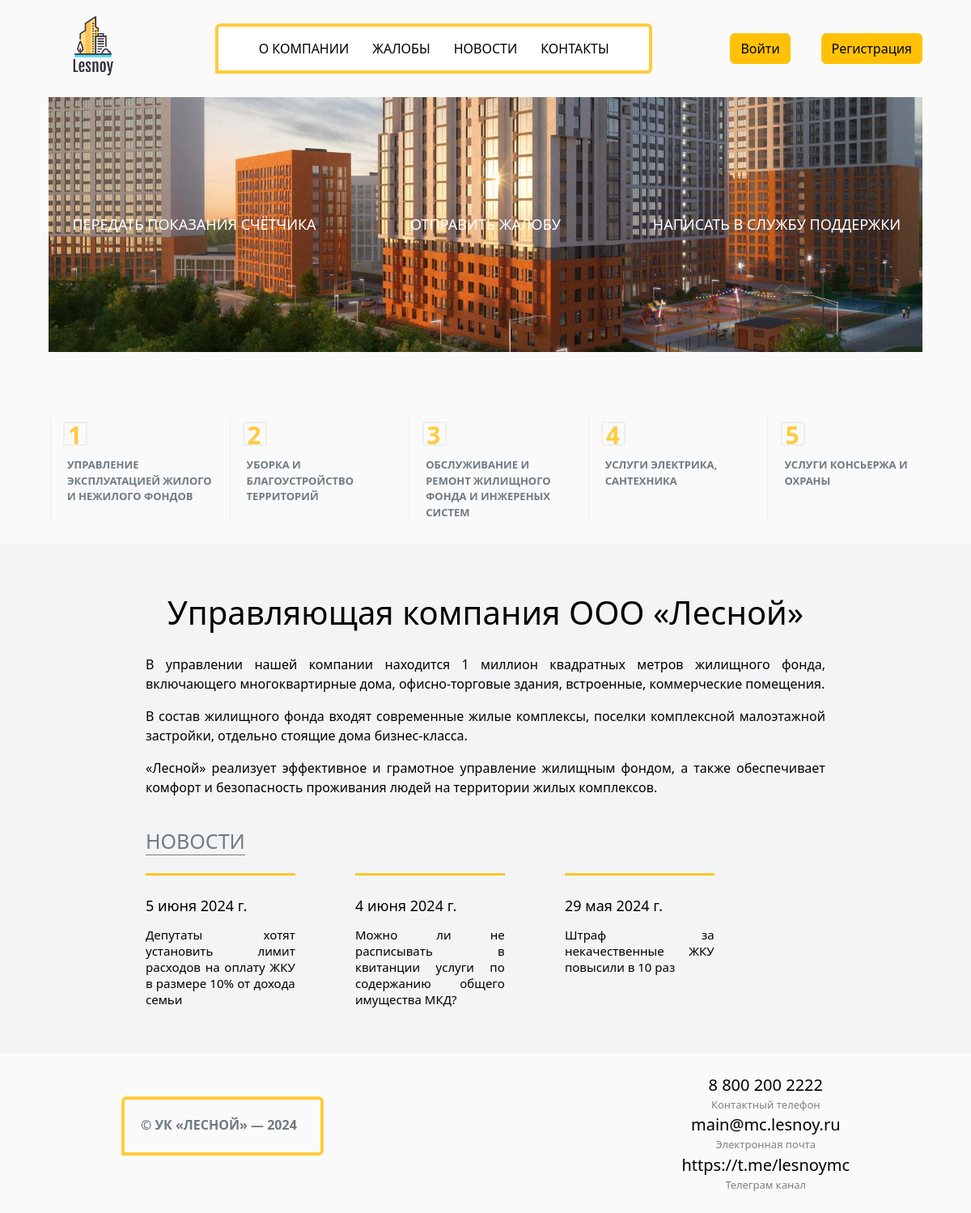
The app's page /, older data.
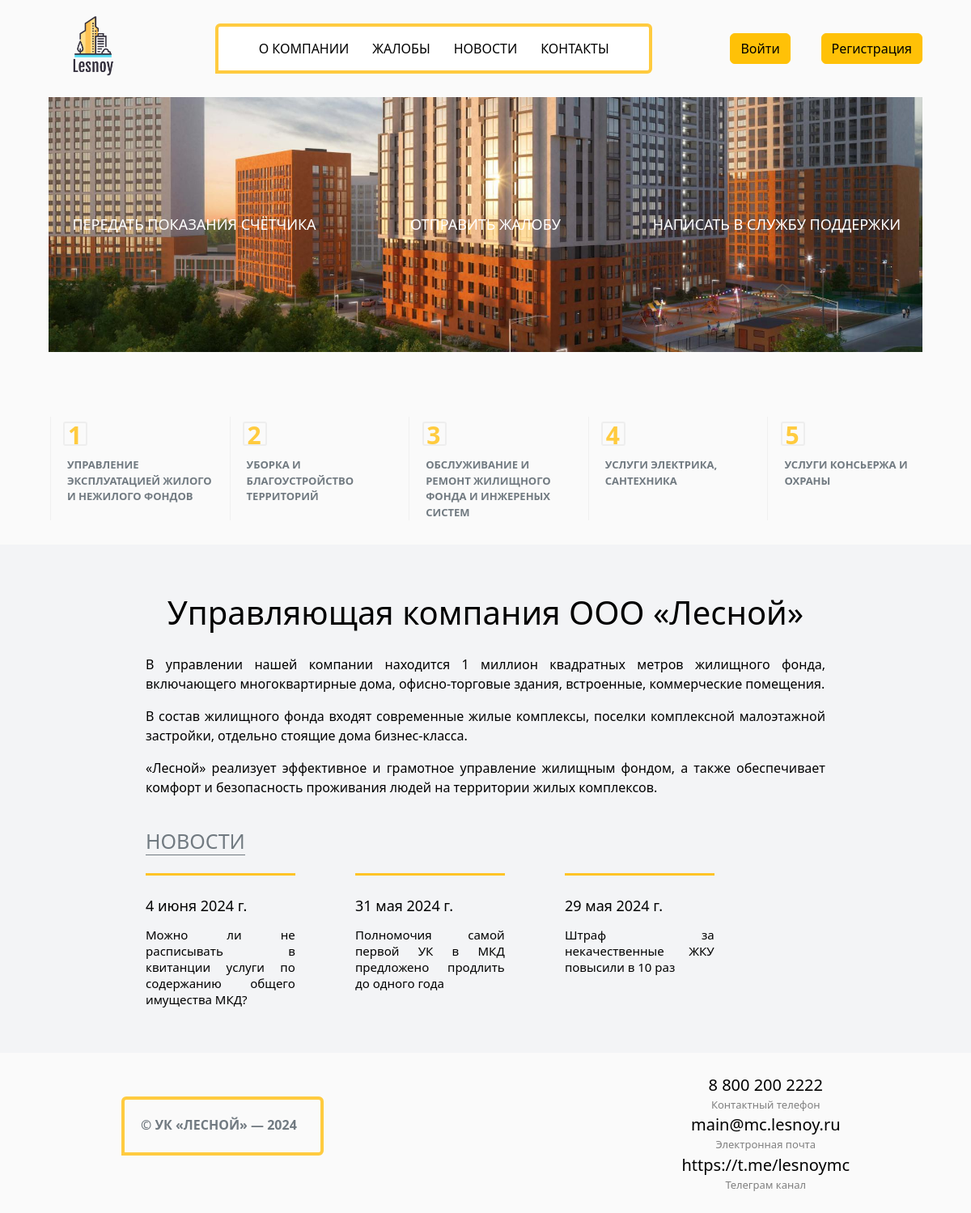
The same page, newer data.
### main/models.py (models this page shows, shortened)
class News(models.Model):
    class Meta:
        db_table = "news"
        verbose_name = "news"
        verbose_name_plural = "news"
    title = models.CharField(max_length=100, null=True)
    image = models.ImageField(upload_to="news/",null=True)
    publish_date = models.DateField(null=True)
    content = models.TextField(max_length=1000, null=True)

### main/views.py (the view, shortened to what this page needs)
# urls.py: path('', views.main_view, name='home_page'),
def main_view(request):
    news_list = models.News.objects.all().order_by("-publish_date")[:3]
    unread_messages_count = 0
    return render(request, "index.html", {"latest_news": news_list, "unread_messages_count": unread_messages_count})

### templates/index.html (shortened to what this page needs)
{% load static %}
<!DOCTYPE html>
<html lang="ru">
<head>
  <link href="https://cdn.jsdelivr.net/npm/bootstrap@5.3.3/dist/css/bootstrap.min.css" rel="stylesheet">
  <link rel="stylesheet" href="{% static 'css/style.css' %}">
</head>
<body>
  <header>
    <div class="center">
      <div class="wrapper">
        <a href="{% url 'home_page' %}">
          <img src="{% static 'image/logo.png' %}" class="logo" alt="Управляющая компания">
        </a>
        <nav>
          <ul class="ul__nav">
            <li>
              <a href="http://127.0.0.1:8000/#about_company">О компании</a>
            </li>
            <li>
              {% if user.is_authenticated %}
              <a href="{% url 'complaints' %}">Жалобы</a>
              {% else %}
              <a href="{% url 'login' %}">Жалобы</a>
              {% endif %}
            </li>
            <li>
              <a href="{% url 'news' %}">Новости</a>
            </li>
            <li>
              <a href="http://127.0.0.1:8000/#contacts">Контакты</a>
            </li>
          </ul>
        </nav>
        {% if user.is_authenticated %}
        <div class="lead username__adaptation">{{ user.username }}</div>
        {% block messages %}
        {% if user.is_superuser %}
        <a href="{% url 'admin_messages' %}" class="btn btn-primary message__button__adaptation">
          Сообщения
          {% if unread_messages_count %}
          <span class="position-absolute top-0 start-100 translate-middle badge rounded-pill bg-danger">
            {{ unread_messages_count }}
          </span>
          {% endif %}
        </a>
        {% else %}
        <a href="{% url 'user_messages' %}" class="btn btn-primary message__button__adaptation">
          Сообщения
          {% if unread_messages_count %}
          <span class="position-absolute top-0 start-100 translate-middle badge rounded-pill bg-danger">
            {{ unread_messages_count }}
          </span>
          {% endif %}
        </a>
        {% endif %}
        {% endblock %}
        <form method="post" class="exit__button_adaptation" action="{% url 'logout' %}">
          {% csrf_token %}
          <button type="submit" class="btn btn-danger">Выйти</button>
        </form>
        {% else %}
        <div class="authorisation">
          <a href="{% url 'login' %}" class="btn btn-warning">Войти</a>
          <a href="{% url 'registration' %}" class="btn btn-warning">Регистрация</a>
        </div>
        {% endif %}
      </div>
    </div>
  </header>
  {% block content %}
  <main>
    <div class="main-slider-block">
      <ul class="items">
        <li class="item">
        </li>
        <li class="item">
          <img class="item__image photo2" src="{% static 'image/img1.jpg' %}" alt="2">
        </li>
      </ul>
      {% if user.is_authenticated %}
      <div class="main-options">
        <a href="{% url 'meter_readings' %}">Передать показания счётчика</a>
        <a href="{% url 'add_complaints' %}">Отправить жалобу </a>
        <a href="{% url 'send_message' %}">Написать в службу поддержки</a>
      </div>
      {% else %}
      <div class="main-options">
        <a href="{% url 'login' %}">Передать показания счётчика</a>
        <a href="{% url 'login' %}"> Отправить жалобу </a>
        <a href="{% url 'login' %}">Написать в службу поддержки</a>
      </div>
      {% endif %}
    </div>
    <ol class="main-features">
      <li>Управление эксплуатацией жилого и нежилого фондов</li>
      <li>Уборка и благоустройство территорий</li>
      <li>обслуживание и ремонт жилищного фонда и инжереных систем</li>
      <li>Услуги электрика, сантехника</li>
      <li>Услуги консьержа и охраны</li>
    </ol>
  </main>
  <section>
    <h1 class="section__title" id="about_company">Управляющая компания ООО «Лесной»</h1>
    <div class="section__content">
      <p>
        В управлении нашей компании находится 1 миллион квадратных метров жилищного фонда, включающего
        многоквартирные дома, офисно-торговые здания, встроенные, коммерческие помещения.
      </p>
      <p>
        В состав жилищного фонда входят современные жилые комплексы, поселки комплексной малоэтажной застройки,
        отдельно стоящие дома бизнес-класса.
      </p>
      <p>
        «Лесной» реализует эффективное и грамотное управление жилищным фондом, а также обеспечивает комфорт и
        безопасность проживания людей на территории жилых комплексов.
      </p>
    </div>
    <div class="section__news">
      <a href="{% url 'news' %}" class="section__news__title">Новости</a>
      <ul class="section__news__list">
        {% if latest_news %}
        {% for publication in latest_news %}
        <li class="news__item">
          <p class="date">{{ publication.publish_date }}</p>
          <p class="content">{{ publication.title }}</p>
        </li>
        {% endfor %}
        {% else %}
        <div class="alert alert-info w-25">Новости отсутствуют</div>
        {% endif %}
      </ul>
    </div>
  </section>
  {% endblock %}
  <footer>
    <div class="wrapper">
      <p class="copy box">
        © УК «Лесной» — 2024
      </p>
      <div class="all_contacts" id="contacts">
        <p class="contact">8 800 200 2222</p>
        <p>Контактный телефон</p>
        <p class="contact">main@mc.lesnoy.ru</p>
        <p>Электронная почта</p>
        <p class="contact">https://t.me/lesnoymc</p>
        <p>Телеграм канал</p>
      </div>
    </div>
  </footer>
</body>

### main/static/css/style.css (style rules this page uses)
body, html { margin: 0; padding: 0; color: #000; background: #fafafa }
ul { margin: 0; padding: 0; }
.center { width: 90%; margin: 0 auto; }
.wrapper { display: flex; flex-direction: row; justify-content: space-between; align-items: center; }
.logo { margin-top: 10px; width: auto; height: auto; max-height: 110px; max-width: 260px }
nav { padding: 15px 35px; width: 50%; border-style: solid; border-width: 4px; border-radius: 6px 6px 6px 0; box-sizing: border-box; border-color: #ffcb3f; background-color: #fff; }
.ul__nav { overflow: hidden; display: flex; flex-direction: row; list-style-type: none; justify-content: space-around; align-items: center; }
.ul__nav li a { color: #000; text-decoration: none; transition: all linear; text-transform: uppercase; font-weight: 500; }
.authorisation { width: 18%; display: flex; justify-content: space-between; }
.main-slider-block { position: relative; margin: 0 auto; margin-bottom: 80px; height: 480px; width: 90%; overflow: hidden; }
.item__image { width: 100%; }
.photo2 { position: absolute; top:-100%; animation: fromtop 10s linear infinite; }
.main-options { position: absolute; left: 0; top: 0; width: 100%; height: 100%; display: table; table-layout: fixed; }
.main-options a { display: table-cell; vertical-align: middle; text-align: center; text-transform: uppercase; font-size: 18px; color: #FFF; text-decoration: none; transition: all 0.3s; }
.main-features { display: table; width: 80%; margin: 30px auto; table-layout: fixed; counter-reset: no; }
.main-features li { display: table-cell; position: relative; border-left: 1px solid #f0f0f0; padding: 50px 20px 0; text-transform: uppercase; font-size: 13px; color: #717a81; font-weight: bold; }
.main-features li:before { position: absolute; content: ''; width: 30px; height: 30px; border: 2px solid #eee; border-radius: 3px; top: 8%; left: 7%; }
.main-features li:after { position: absolute; content: counter(no); counter-increment: no; left: 21px; top: 0px; font-size: 30px; font-weight: bold; height: 24px; color: #ffcb3f; }
section { background-color: #f3f4f6; }
.section__title { padding-top: 60px; padding-bottom: 20px; text-align: center; }
.section__content { width: 70%; margin: 0 auto; }
.section__content p { text-align: justify; }
.section__news { padding: 20px 0; width: 70%; margin: 0 auto; }
.section__news__title { text-transform: uppercase; color: #717a81; text-decoration: none; border-bottom: 1px solid; font-size: 25px; }
.section__news__list { padding: 20px 0; }
.news__item { font-size: 14px; line-height: 20px; display: inline-block; vertical-align: top; width: 25%; margin-right: 70px; padding-top: 30px; position: relative; }
.news__item:before { content: ''; position: absolute; border-top: 3px solid #ffc426; width: 100%; top: 0; }
.date { font-size: 18px; }
.content { text-align: justify; }
footer { margin: 0 auto; width: 75%; }
.copy { width: 250px; height: 73px; color: #717a81; text-transform: uppercase; line-height: 22px; font-weight: bold; }
.box { border-style: solid; padding: 20px; border-width: 4px; border-radius: 6px 6px 6px 0; box-sizing: border-box; position: relative; border-color: #ffcb3f }
.all_contacts { display: flex; flex-direction: column; text-align: center; margin: 25px 0; color: #808080; font-size: 13px; }
.contact { margin: 0; font-size:20px; color: #000; }
.all_contacts p { margin: 0; }
@media screen and (max-width: 1400px) { .main-slider-block { height: 390px; } }
@media screen and (max-width: 1400px) { .news__item { width: 24%; } }
@media screen and (max-width: 1200px) { .main-features li:before { top: 5%; } }
@media screen and (max-width: 1200px) { .main-features { width: 95%; } }
@media screen and (max-width: 1200px) { .date { font-size: 18px; } }
@media screen and (max-width: 1200px) { .news__item { width: 22%; font-size: 15px; } }
@media screen and (max-width: 1200px) { .main-slider-block { height: 315px; } }
@media screen and (max-width: 1200px) { .authorisation { width: 22%; } }

Row changes from the older to the newer data that the page shows:
removed News: publish_date "5 июня 2024 г.", title "Депутаты хотят установить лимит расходов на оплату ЖКУ в размере 10% от дохода семьи"
added News: publish_date "31 мая 2024 г.", title "Полномочия самой первой УК в МКД предложено продлить до одного года"
